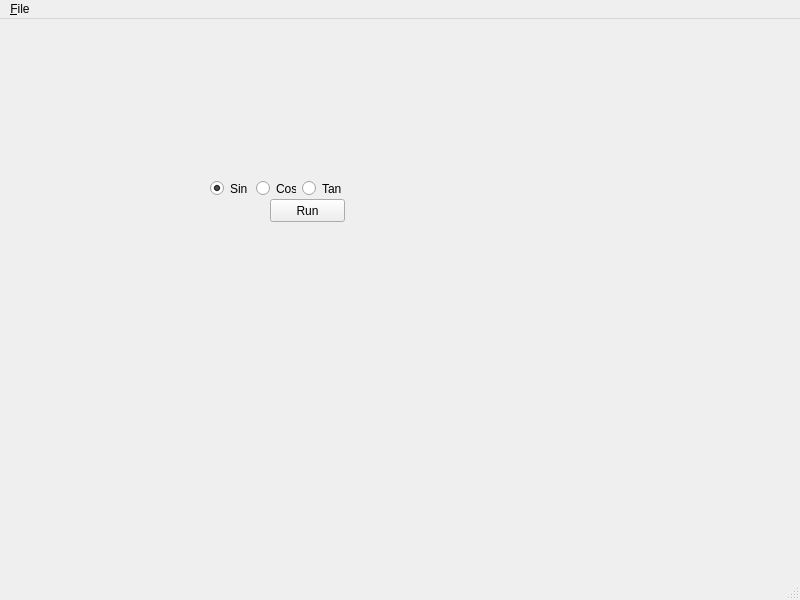
<?xml version="1.0" encoding="UTF-8"?>
<ui version="4.0">
 <class>MainWindow</class>
 <widget class="QMainWindow" name="MainWindow">
  <property name="geometry">
   <rect>
    <x>0</x>
    <y>0</y>
    <width>800</width>
    <height>600</height>
   </rect>
  </property>
  <property name="windowTitle">
   <string>MainWindow</string>
  </property>
  <widget class="QWidget" name="centralwidget">
   <widget class="QPushButton" name="run">
    <property name="geometry">
     <rect>
      <x>270</x>
      <y>180</y>
      <width>75</width>
      <height>23</height>
     </rect>
    </property>
    <property name="text">
     <string>Run</string>
    </property>
    <property name="checkable">
     <bool>false</bool>
    </property>
    <property name="checked">
     <bool>false</bool>
    </property>
   </widget>
   <widget class="QWidget" name="">
    <property name="geometry">
     <rect>
      <x>210</x>
      <y>160</y>
      <width>132</width>
      <height>19</height>
     </rect>
    </property>
    <layout class="QHBoxLayout" name="horizontalLayout">
     <item>
      <widget class="QRadioButton" name="sin">
       <property name="text">
        <string>Sin</string>
       </property>
       <property name="checked">
        <bool>true</bool>
       </property>
      </widget>
     </item>
     <item>
      <widget class="QRadioButton" name="cos">
       <property name="text">
        <string>Cos</string>
       </property>
      </widget>
     </item>
     <item>
      <widget class="QRadioButton" name="tan">
       <property name="text">
        <string>Tan</string>
       </property>
      </widget>
     </item>
    </layout>
   </widget>
  </widget>
  <widget class="QMenuBar" name="menubar">
   <property name="geometry">
    <rect>
     <x>0</x>
     <y>0</y>
     <width>800</width>
     <height>21</height>
    </rect>
   </property>
   <widget class="QMenu" name="menu_File">
    <property name="title">
     <string>&amp;File</string>
    </property>
    <addaction name="action_Reset"/>
   </widget>
   <addaction name="menu_File"/>
  </widget>
  <widget class="QStatusBar" name="statusbar"/>
  <action name="action_Reset">
   <property name="text">
    <string>&amp;Reset</string>
   </property>
  </action>
 </widget>
 <resources/>
 <connections/>
</ui>
